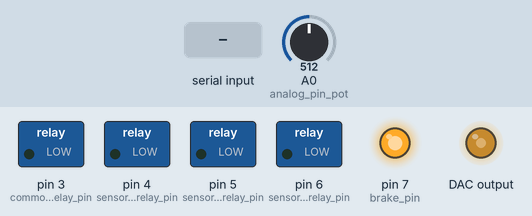
This sketch was run on a simulated Arduino Uno, built with avr-gcc and run on an emulated ATmega328P. Parts: switched loads named in the sketch (green lamp = pin HIGH), output pins drawn as LEDs (lit = HIGH). Wiring (inferred from the names in the program): MCP4725 DAC at I2C address 0x60; MCP4725 DAC at I2C address 0x61. Inputs (shaded band) come from the test bench; at power-on: A0 (analog_pin_pot) = 512. What the sketch prints to the serial monitor is not drawn.

Above: at 1.3 s.
1.4 s: "e," received over Serial
At 3.9 s:
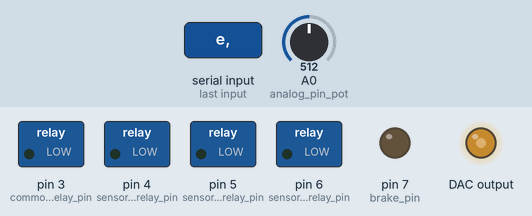
4.4 s: A0 (analog_pin_pot) set to 528
6.1 s: byte 101 ('e') received over Serial
9.1 s: byte 69 ('E') received over Serial
10.6 s: "a," received over Serial
At 12.6 s:
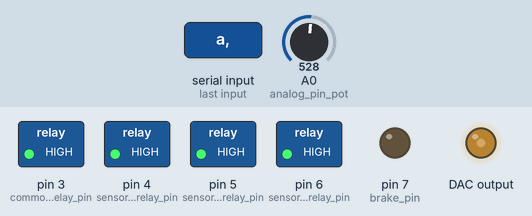
13.1 s: "s," received over Serial
At 16.4 s:
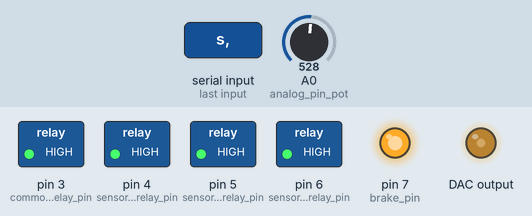
Timing chart, 0 to 17.1 s (numbered marks = the images above; inputs shaded):
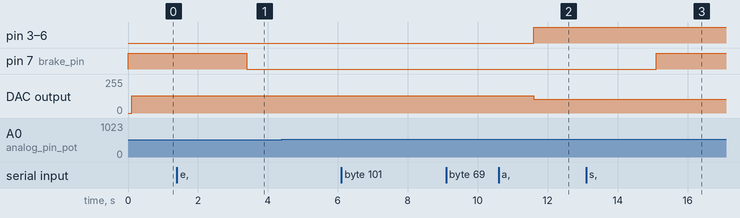

The sketch:

pot_brake_dac_relay.ino
```cpp
#include <Wire.h>
#include <SoftwareSerial.h>

//Arduino pins: 3, 4, 5, 6, 7, 9, 10, Analog: 0, 1, 2

int commonGND_relay_pin =3 ;
int sensorA_relay_pin = 4;
int sensorB_relay_pin = 5;
int sensorGND_relay_pin = 6;

int brake_pin = 7;


char last_mode = 'm';

int sw_serial_rx = 10;
int sw_serial_tx = 9;

int ss_rx = 11;
int ss_tx = 12;

int analog_pin_pot = A0;
int analog_pin_sensor_a = A1; // Original sensor_a pin
int analog_pin_sensor_b = A2; // Original sensor_b pin

float angleFb ;

SoftwareSerial ss (sw_serial_rx, sw_serial_tx);
//SoftwareSerial ss2 (ss_rx, ss_tx);


int count =+ 0;

char x = 's', y = 's';
char rf_state = 's' ;
unsigned long sum = 0;
unsigned long last_sent_time ;
unsigned long last_manual_time ;
unsigned long last_forced_manual_time ;
unsigned long period = 30;
float pot_val = 0.0;

float voltageNeeded, voltageNeededComp;

// DAC
#define MCP4725_ADDR1 0x60
#define MCP4725_ADDR2 0x61

int out, out1, out2;


// PID Variables:
float Kp=1/7.0 , Ki=0.002 , Kd=0.01;
//kp was initially set with (1/8.0 = 2.5/20 = max_change / max_steering)
float voltageP, voltageI, voltageD, voltagePID;
float angle_diff;
float abs_angle_diff;
float boundary_max = 2.0;
float boundary_min = 0.01;
int count_ = 0;
int stopFreq = 2;

void setup()
{
  pinMode(brake_pin, OUTPUT);
  pinMode(sensorA_relay_pin, OUTPUT);
  pinMode(sensorB_relay_pin, OUTPUT);
  pinMode(sensorGND_relay_pin, OUTPUT);
  pinMode(commonGND_relay_pin, OUTPUT);

  digitalWrite(brake_pin, HIGH); // Default Active low relay

  digitalWrite(sensorA_relay_pin , LOW ); // Default Active HIGH relay
  digitalWrite(sensorB_relay_pin , LOW); // Default Active HIGH relay
  digitalWrite(sensorGND_relay_pin , LOW); // Default Active HIGH relay
  digitalWrite(commonGND_relay_pin , LOW); // Default Active HIGH relay

  ss.begin(9600);
 // ss2.begin(9600);
  Serial.begin(9600);
  Wire.begin();
  delay(100);

  // init DACs
  voltageNeeded = 2.5;
  applyVoltage(voltageNeeded);
  last_sent_time = millis();
}

void loop()
{
/*
  if (ss2.available())
  {
    String temp = ss2.readStringUntil('\n');
    String bMaxC = ss2.readStringUntil(',');
    String bMinC = ss2.readStringUntil(',');
    String kpC = ss2.readStringUntil(',');
    String kiC = ss2.readStringUntil(',');
    String kdC = ss2.readStringUntil('\n');
    if (bMaxC.toFloat() < 0.5 || bMaxC.toFloat() > 2.5 ||
        bMinC.toFloat() > 1.0 ||
        kpC.toFloat() == 0.0 || kpC.toFloat() > 0.5 ||
        kiC.toFloat() >= 0.3 ||
        kdC.toFloat() == 0.9)
    {
    }
    else
    {
      boundary_max = bMaxC.toFloat();
      boundary_min = bMinC.toFloat();
      Kp = kpC.toFloat();
      Ki = kiC.toFloat();
      Kd = kdC.toFloat();
    }

//    Serial.print("KP: ");
//    Serial.print(Kp);
//    Serial.print(", KI: ");
//    Serial.print(Ki);
//    Serial.print(", KD: ");
//    Serial.println(Kd);
  }
*/
  if (ss.available ())
  {
    x = ss.read();
    Serial.println(x);
    Serial.println("Message read");

  }
  else if (Serial.available())
  {
    //y = Serial.read();
    char brakeCmd = Serial.readStringUntil(',')[0];
    char mode = Serial.readStringUntil(',')[0];
    String strAngleCmd = Serial.readStringUntil('\n');
//    ss2.print("brakeCmd: ");
//    ss2.print(brakeCmd);
//    ss2.print("mode: ");
//    ss2.print(mode);
//    ss2.print("AngleCmd: ");
//    ss2.println(strAngleCmd);
    float angleCmd = strAngleCmd.toFloat();
    //float voltageNeeded = calculateVoltage(angleCmd, angleFb);

    y = brakeCmd;


    if (mode == 'm')
    {
      enable_manual_mode();
    }

    // Apply 2.5 voltage for 2 seconds after switching to auromatic mode
    else if(mode == 'a' && last_mode == 'm' && (millis() - last_manual_time) < 2000 )
    {
      last_mode = 'a';
      voltageNeeded = 2.5;
      applyVoltage(voltageNeeded);
    }

    else if(mode == 'a')
    {
      last_mode = 'a';
      enable_automatic_mode();
      voltageNeeded = calculateVoltage(angleCmd, angleFb);
      applyVoltage(voltageNeeded);
    }

  }

  if (x == 'e' || x == 'E')
  {
    digitalWrite(brake_pin , LOW);
    rf_state = 'e' ;
  }
  else if ( x == 's' || x == 'S')
  {
    rf_state = 's' ;
    if (y == 'e')

      digitalWrite(brake_pin , LOW);
    else if (y == 's')
      digitalWrite(brake_pin , HIGH);
  }
  else
  {
    rf_state = 'a';
  }

 sum += analogRead(analog_pin_pot);
 count +=1 ;

 if (millis() - last_sent_time > period)
 {
   pot_val = float(sum) / count;
   pot_val = pot_val - 70 ;
   if (pot_val < 0.0)
    pot_val = 0.0;
   angleFb = calculate_angleFb(pot_val);

   sum = 0.0;
   count = 0;
   last_sent_time = millis();
   send_serial(pot_val , rf_state);
 }
}

void applyVoltage(float v)
{
  out = (int) (v * 4096.0 / 5.0);
  out1 = out >> 4;
  out2 = (out & 15) << 4 ;
  Wire.beginTransmission(MCP4725_ADDR1);
  Wire.write(64);
  Wire.write(out1);
  Wire.write(out1);
  Wire.endTransmission();

  float voltageNeededComp = 5 - v;
  out = (int) (voltageNeededComp * 4096.0 / 5.0);
  out1 = out >> 4;
  out2 = (out & 15) << 4 ;
  Wire.beginTransmission(MCP4725_ADDR2);
  Wire.write(64);
  Wire.write(out1);
  Wire.write(out2);
  Wire.endTransmission();
}

void check_mode()
{
  float sensor_a = analogRead(analog_pin_sensor_a);
  float sensor_b = analogRead(analog_pin_sensor_b);
  float max_sensors_voltage_diff = 0.75;
  if (abs(sensor_a - sensor_b) > max_sensors_voltage_diff)
  {
    last_forced_manual_time = millis();
    enable_manual_mode();
  }

}

void enable_manual_mode()
{
  last_mode = 'm';
  last_manual_time = millis();

  digitalWrite(sensorA_relay_pin , LOW); // Default Active high relay
  digitalWrite(sensorB_relay_pin , LOW); // Default Active high relay
  digitalWrite(sensorGND_relay_pin , LOW); // Default Active high relay
  digitalWrite(commonGND_relay_pin , LOW);

}

bool starting = true;
int high_counter = 0;
void enable_automatic_mode()
{

  /* if(millis() - last_forced_manual_time > 10000)
   * Don't enable automatic mode unless 10 seconds period passed after last try to force steering manually
   * TODO Raspbeery pi should know that
  {*/
  digitalWrite(sensorA_relay_pin , HIGH);
  digitalWrite(sensorB_relay_pin , HIGH);
  digitalWrite(sensorGND_relay_pin , HIGH); // Default Active high relay
  digitalWrite(commonGND_relay_pin , HIGH);

 // }

}

void send_serial(float pot , char state) {
  byte start = 255;
  int x = int(pot);
  byte low  = x;
  byte high = x >> 8;
  Serial.write(start);
  Serial.write(start);
  Serial.write(high);
  Serial.write(low);
  Serial.write(state);
}

float calculate_angleFb(int pot_val )
{
  float angle_fb = 101.0;
  float low_pot_coeff[] = {-0.04303426 , 22.70881886};
  float high_pot_coeff[] = {0.05340562 , -26.73804045};
  if ((pot_val > 50) && (pot_val < 974))
  {
      //new equation (2 lines)
      if (pot_val > 518)
          angle_fb = - ( high_pot_coeff[0] * pot_val + high_pot_coeff[1] );
      else if (pot_val < 509)
          angle_fb = low_pot_coeff[0] * pot_val + low_pot_coeff[1];
      else
          angle_fb = 0.0;
  }
  return angle_fb;
 }

float calculateVoltageAbs(float steering_angle_deg, float angle_fb)
{
  float voltage;
  float last_diff = abs_angle_diff;

  angle_diff = steering_angle_deg - angle_fb; // +ve >> moves to left
  abs_angle_diff = abs(angle_diff);

  if (abs_angle_diff > 20)
    abs_angle_diff = 20.0;

  if (abs_angle_diff > 0.3)
  {
      voltageP = Kp * abs_angle_diff;
      voltageI = voltageI + (abs_angle_diff * Ki);
      if (voltageI > 2.0 )
        voltageI = 2.0;

      voltageD = (abs_angle_diff-last_diff) * Kd;

      voltagePID = voltageP + voltageI + voltageD;
  }
  else
      voltagePID = 0.0;


  // boundries check
  if (voltagePID >= 2.0)
    voltagePID = 2.0;
  else if(voltagePID <= 0.01)
    voltagePID = 0.01;

  if (angle_diff > 0.3)
    voltage = 2.5 - voltagePID;
  else if (angle_diff < -0.3)
    voltage = 2.5 + voltagePID;
  else
    voltage = 2.5;


  return voltage;
}

float calculateVoltage(float steering_angle_deg, float angle_fb)
{
  float voltage;
  float last_diff = angle_diff;

  angle_diff = angle_fb - steering_angle_deg; //fb - set_point
  abs_angle_diff = abs(angle_diff);

  if (abs_angle_diff > 0.3)
  {
      voltageP = Kp * angle_diff;
      voltageI = voltageI + (angle_diff * Ki);
      if (voltageI > 2.0 )
        voltageI = 2.0;
      if (voltageI < -2.0 )
        voltageI = -2.0;

      voltageD = (angle_diff-last_diff) * Kd;

      voltagePID = voltageP + voltageI + voltageD;


    // PID accumulation determines to move in opposite direction
    // reset I component and stop moving for this iteration
    //  +ve diff >> moves to left
    //  +ve voltage >> move to left
    if (voltagePID > 0.0 && angle_diff < 0 )
    {
      voltagePID = 0.0;
      voltageI = 0.0;
    }
    if (voltagePID < 0.0 && angle_diff > 0 )
    {
      voltagePID = 0.0;
      voltageI = 0.0;
    }

  // Apply more voltage in left to right steering
  if (voltagePID < 0.0)
    voltagePID *= 1.2;

    // boundries check
    if (voltagePID >= boundary_max)
      voltagePID = boundary_max;
    else if (voltagePID <= -boundary_max)
      voltagePID = -boundary_max;

    // boundries check
    if (voltagePID <= boundary_min && voltagePID > 0)
      voltagePID = boundary_min;
    else if (voltagePID >= -boundary_min && voltagePID < 0)
      voltagePID = -boundary_min;

  }
  else
  {
      voltagePID = 0.0;
      voltageI = 0.0; // Reset I TODO
  }


  voltage = 2.5 + voltagePID;
  //if (angleFb < -25.2 || angleFb > 20)
  //  voltage = 2.5;

/*
  // Prevent steering from exceeding Max limits
  if (angleFb <= -24) // MAX CMD: -21.77
    voltage = 2.0;
  else if (angleFb >= 20) // Max CMD: 19.48
    voltage = 3.0;
  */
  return voltage;
}
```

Measured:
- after the input at 1.4 s, pin 7 (brake_pin): HIGH → LOW after 2.0 s
- after the input at 4.4 s, every drawn part: stays the same
- after the input at 6.1 s, every drawn part: stays the same
- after the input at 9.1 s, every drawn part: stays the same
- after the input at 10.6 s, pin 3 (commonGND_relay_pin), pin 4 (sensorA_relay_pin), pin 5 (sensorB_relay_pin), pin 6 (sensorGND_relay_pin): LOW → HIGH after 1.0 s; DAC output: 128/255 → 104/255 after 1.0 s
- after the input at 13.1 s, pin 7 (brake_pin): LOW → HIGH after 2.0 s
